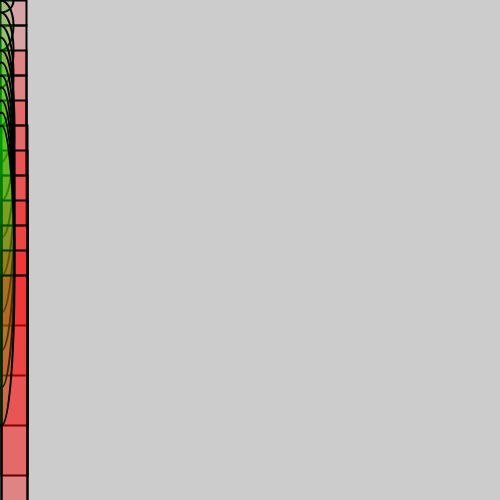
Frame 1 (no input)
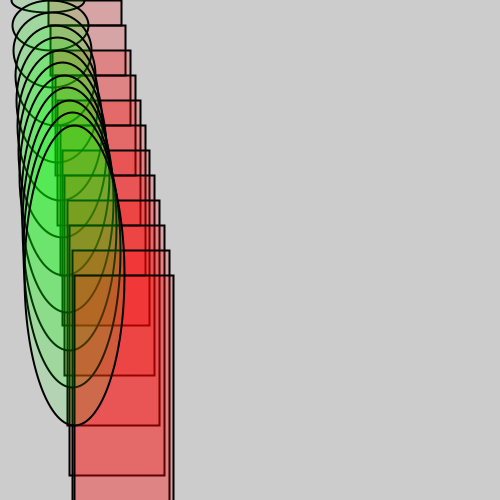
Frame 60 (the mouse pressed at the canvas centre just before this capture)
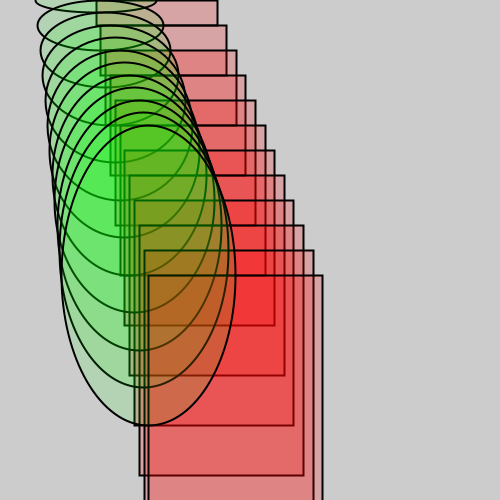
Frame 120 (the mouse held since frame 60 and released just before this capture)

The Processing sketch that drew these frames (run headless with seeded random() and noise(); from frame 60 on, the mouse is pressed at the canvas centre):

// Processing sketch: processing_752
// ── processing_752.pde

int numLines = 12;

float[] x = new float[numLines];

float[] speed = new float[numLines];

float offset =25; // Set space between lines



void setup() {

  size(500, 500);

  smooth();

  strokeWeight(2);

  for (int i = 0; i < numLines; i++) {

     // Set initial position

    speed[i] = 0.8 + (i / offset); // Set initial speed

  }

}



void draw() {

  background(204);
  

  for (int i = 0; i < x.length; i++) {

    x[i] += speed[i]; // Update line position

    if (x[i] > (width/2 + offset)) { // If off the right,

      x[i] = -offset * 3; // return to the left

    }

    float y = i * offset; // Set y-coordinate for line
    fill(255,0,0,50);
    rect(x[i], y, x[i] + offset, y + offset); // Draw line
   fill(0,255,0,30);
        ellipse(x[i], y, x[i] + offset, y + offset);
}
}
